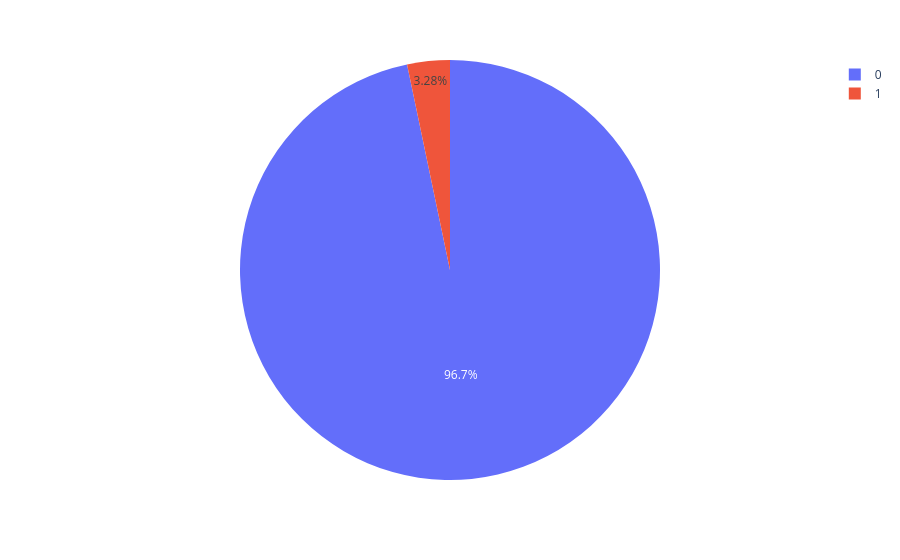

The notebook cell this image was saved under:
### Code cell
pie5 = dataset["Holiday"].value_counts()
Holiday = pie5.index
orders = pie5.values
fig = px.pie(dataset,values=orders,names=Holiday)
fig.show()

### Figure 1 — Plotly figure (JSON) as saved in the notebook; plotly's stock layout.template omitted (floating-point values rounded to 4 significant figures)
{"data": [{"domain": {"x": [0, 1], "y": [0, 1]}, "hovertemplate": "label=%{label}<br>value=%{value}<extra></extra>", "labels": [0, 1], "legendgroup": "", "name": "", "showlegend": true, "type": "pie", "values": [21535, 730]}], "layout": {"legend": {"tracegroupgap": 0}, "margin": {"t": 60}}}
